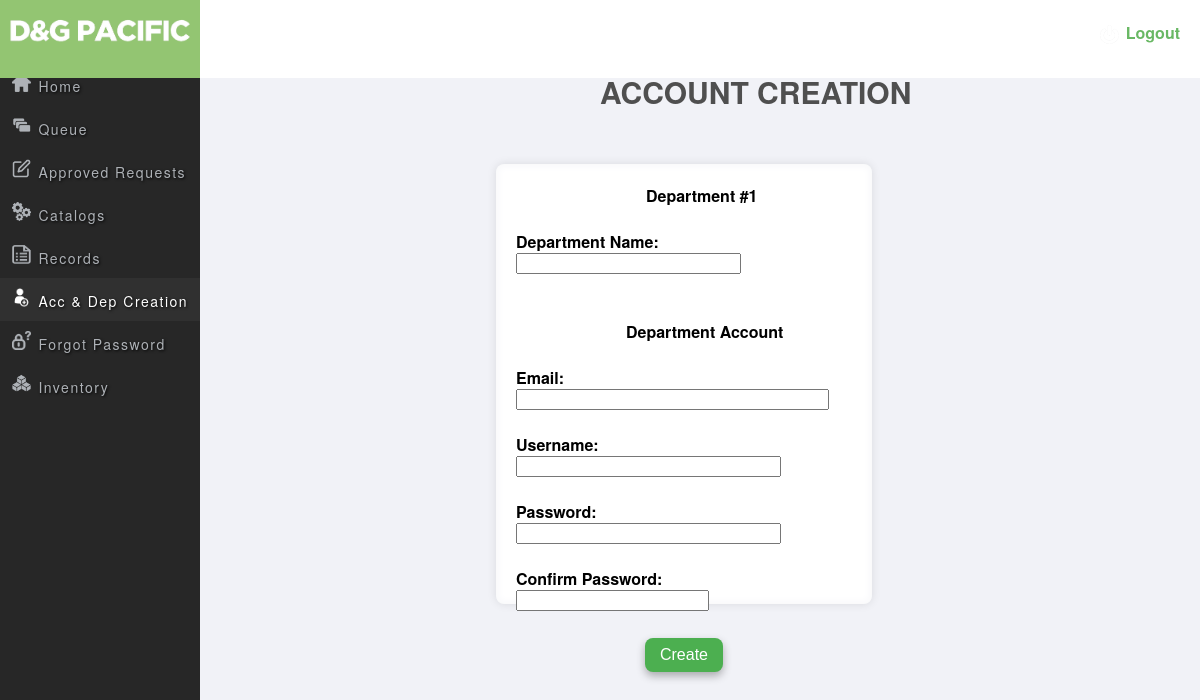
The app's page /OfficeSpecialistDepartmentCreationPage.php, older data.
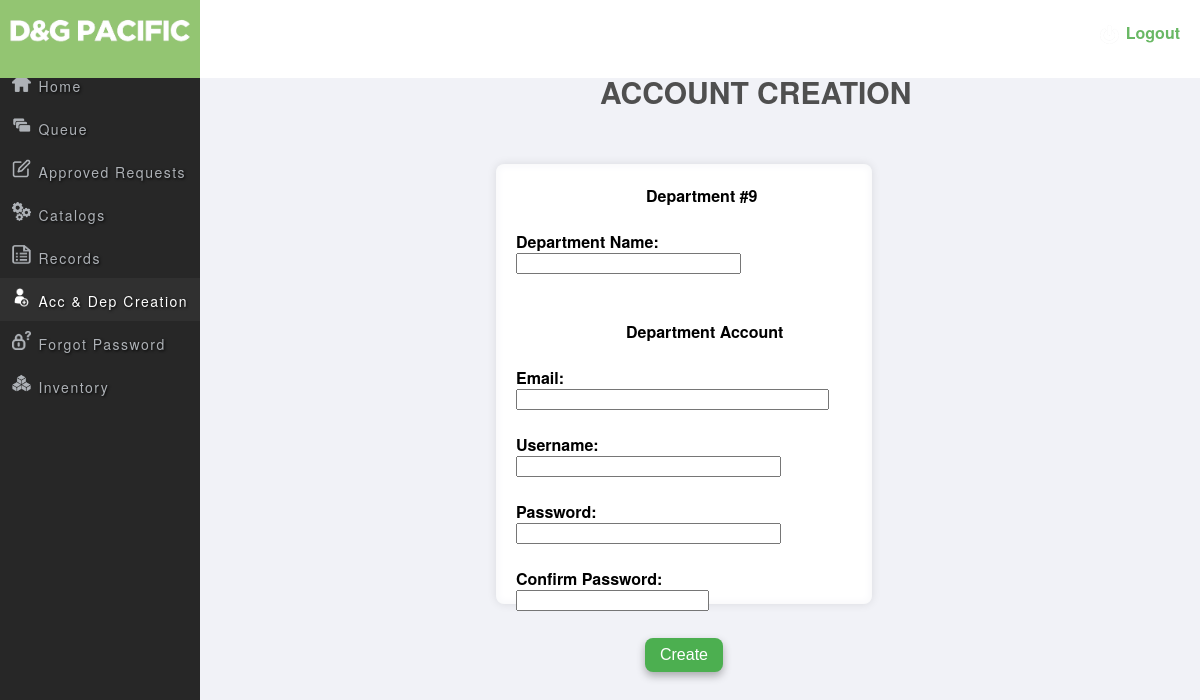
The same page, newer data.
### tables this page shows
CREATE TABLE `departments` (
  `name` varchar(50) NOT NULL,
  `num` int(11) NOT NULL
);

### OfficeSpecialistDepartmentCreationPage.php (the view, shortened to what this page needs)
<html>
<head>
</head>
<body>
<div class="titleheader">
  <h1 style="font-family: 'Helvetica Neue', Helvetica, Arial, sans-serif; font-size: 30px; font-weight: bold; color: #4F4F4F">ACCOUNT CREATION</h1>
</div>
<div class="DG">
<img src="Assets/DGLOGO1.png" width="190px" height="auto" style="margin-left: 5px; margin-top: 9px;">
</div>
<div class="topnav">
  <a i class="fa fa-power-off" href="index.php" style="font-family: 'Helvetica Neue', Helvetica, Arial, sans-serif;  font-size: 16px; font-weight: bold;"></i><img src="Assets/navicons/power.png" alt="Power Button">  Logout</a>
</div>
<form action="OfficeSpecialistDepartmentCreationPage.php" method="post">
<div align="center">
<b>Office Specialist Department Creation Page</b>
</div>
</head>
<body>
<div class="sidenav">
  <a href="OfficeSpecialistHomePage.php" style="font-family: 'Helvetica Neue', Helvetica, Arial, sans-serif;" ><img src="Assets/navicons/home1.png" alt="Home Icon"> Home</a>
  <a href="OfficeSpecialistRequestPage.php" style="font-family: 'Helvetica Neue', Helvetica, Arial, sans-serif;" ><img src="Assets/navicons/queue1.png" alt="Request Icon"> Queue</a>
  <a href="OfficeSpecialistApprovedRequestPage.php" style="font-family: 'Helvetica Neue', Helvetica, Arial, sans-serif; " ><img src="Assets/navicons/request1.png" alt="Request Icon"> Approved Requests</a>
  <a href="OfficeSpecialistOperationReportsPage.php" style="font-family: 'Helvetica Neue', Helvetica, Arial, sans-serif; " ><img src="Assets/navicons/operation1.png" alt="Operation Report Icon"> Catalogs</a>
  <a href="OfficeSpecialistRecordsPage.php" style="font-family: 'Helvetica Neue', Helvetica, Arial, sans-serif; " ><img src="Assets/navicons/report1.png" alt="Records Icon"> Records</a>
  <a class="active" href="OfficeSpecialistCreationPage.php" style="font-family: 'Helvetica Neue', Helvetica, Arial, sans-serif; " ><img src="Assets/navicons/Activeacc.png" alt="Account creation Icon"> Acc & Dep Creation</a>
  <a href="OfficeSpecialistForgotPasswordPage.php" style="font-family: 'Helvetica Neue', Helvetica, Arial, sans-serif; " ><img src="Assets/navicons/pass1.png" alt="Account creation Icon"> Forgot Password</a>
  <a href="table2.php" style="font-family: 'Helvetica Neue', Helvetica, Arial, sans-serif;" ><img src="Assets/navicons/inventory1.png" alt="Account creation Icon"> Inventory</a>
</div>
<div class="contents">
  <?php
    $username ="root";
    $password="";
    $database="lycorisdb";
    $conn = mysqli_connect("localhost",$username,$password,$database) or die ("Unable to select database");
    $sql = "SELECT num  FROM departments ORDER BY num DESC LIMIT 1;";
    $result = @mysqli_query($conn, $sql);
    $row = mysqli_fetch_array($result);
    $num=$row[0]+1;
  ?>
<b style="position: absolute; left: 150px;">Department #<?php echo"$num";?></b>
<br>
<br>
<b>Department Name:</b>
<input type="text" size=25  maxlength=30 name="department" required/>
<br>
<br>
<br>
<b style="position: absolute; left: 130px;" >Department Account</b>
<br>
<br>
<b>Email:</b>
<input type="email" size=36  maxlength=30 name="email" required/>
<br>
<br>
<b>Username:</b>
<input type="text" size=30 minlength="8" maxlength=30 name="user_name" required/>
<br>
<br>
<b>Password:&nbsp</b>
<input type="password" size=30 minlength="8" maxlength=30 name="pass" required/>
<br>
<br>
<b>Confirm Password:</b>
<input type="password" size=21 minlength="8" maxlength=30 name="con_pass" required/>
<br>
<br>
<div class="button-container">
<input type="submit" name="submit" value="Create" class="button">
</div>
</div>
</form>
</body>
</html>

Row changes from the older to the newer data that the page shows:
added departments: num "9"
Text that changed along with them:
$num: "1" → (not shown)
